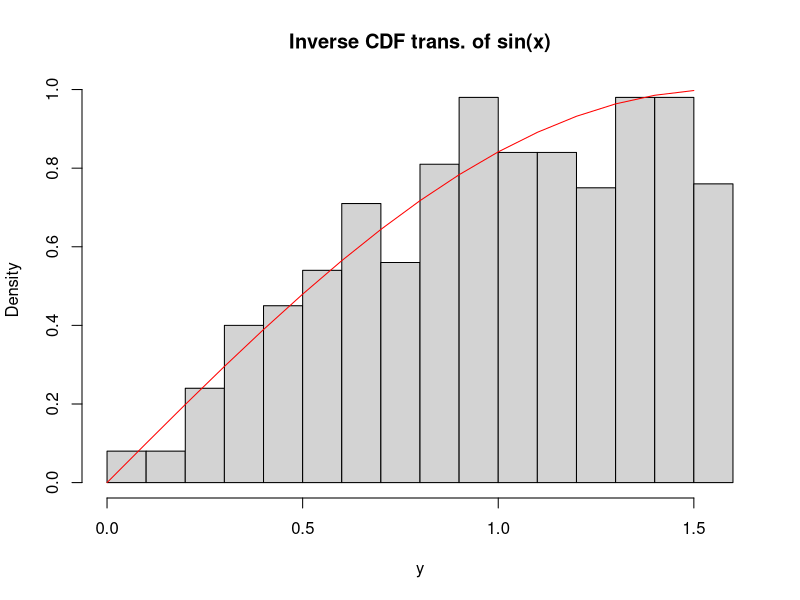
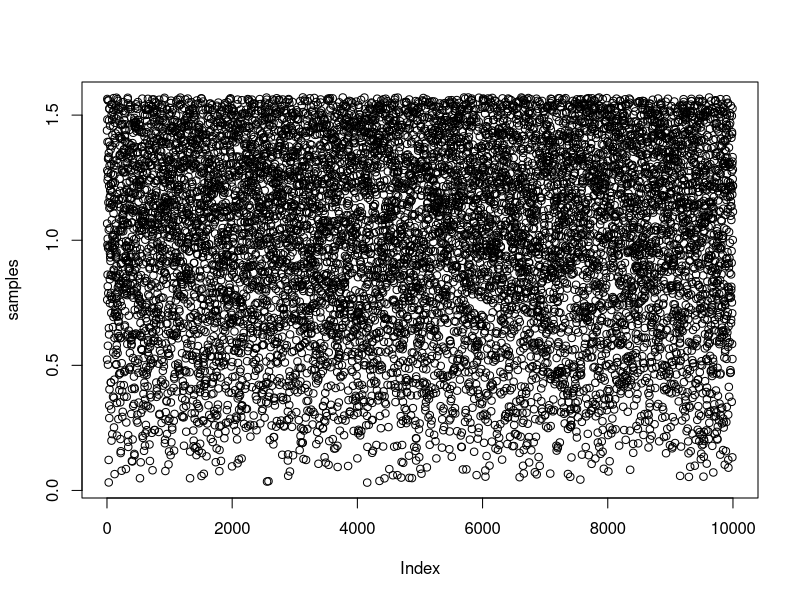
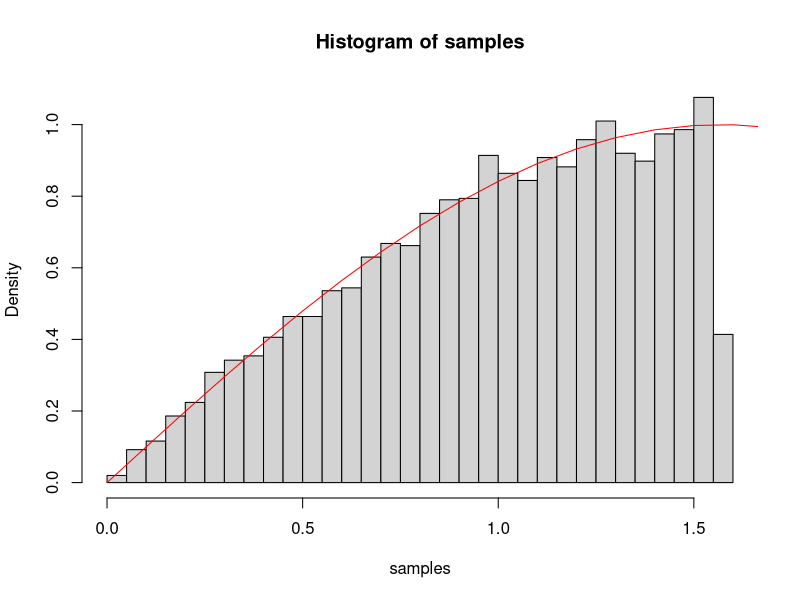
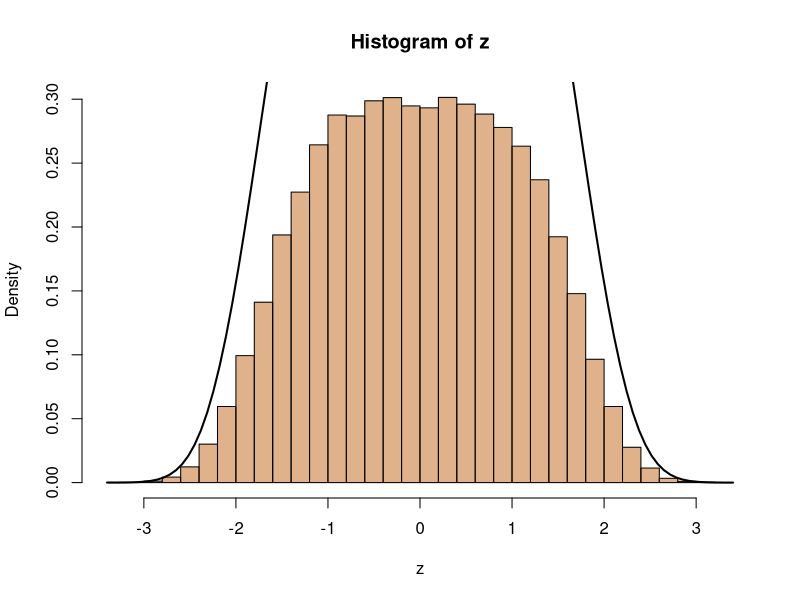

Here is the R script that generated these plots, in order: (Note: this script raises an error after producing the figures.)


### Problem 1
sin_rvgen = function(n=1000) {
  u = runif(n, max = (pi/2))
  x = sin(u)
  return(x)
}

isin_rvgen = function(n=1000) {
  u = runif(n)
  x = acos(1-u)
  return(x)
}

x = seq(0, pi/2, 0.1)
fx = sin(x)
y = isin_rvgen()
hist(y, freq = F, main = "Inverse CDF trans. of sin(x)")
lines(x, fx,  col="red")

## Part 2

arfunc = function(M) {
  while(TRUE) {
    # value between [0,1]
    u = runif(1)
    
    # value from envelope dist
    x = runif(1, min = 0, max = pi/2) 
    if(u <= sin(x) / dunif(x, min = 0, max = pi/2) * M) {
      return(x)
    }
  }
}

n = 10000
samples = rep(0,n)
for(i in 1:n) {
  samples[i] = arfunc(2/pi)
}

plot(samples)
hist(samples, freq = F, breaks = 30)
lines(seq(0, 2, 0.1), sin(seq(0, 2, 0.1)),  col="red")

### PRoblem 2
z = rgamma(1e5, shape = (1/4), rate = (1/12))
z = z^(1/4)
f = runif(1e5)
for(i in 1:1e5) {
  if(f[i] < 0.5) {
    z[i] = z[i] * -1
  }
}
hist(z, breaks = 30, freq = F, col = rgb(0.75,0.4,0.1,0.5)) # z is your sample
lambda = 1/12; alpha = 1/4
target <- function(x){exp(-lambda*x^(1/alpha))/
    integrate(function(x) exp(-lambda*x^(1/alpha)),0,Inf)$value}
curve(target,lwd=2,add=T)

#Problem 3
n = 10
x = rnorm(n*n, mean = 0, sd = 1)
m1 = matrix(data = x, nrow = n, ncol = n)
S_n = (1/n) * (t(m1) %*% m1)
ev = eigen(S_n)$values
Y = n * min(ev)

hist(rtrunc(1000, spec = 'norm', a=0, b=2), breaks = 30)

# hist(rexp(1000, rate = 0.000001), breaks = 30)
####
target = function(y) { ((1+sqrt(y)) / (2 * sqrt(y))) * exp(-1 * (y/2 + sqrt(y))) }

arfunc = function(M) {
  while(TRUE) {
    # value between [0,1]
    u = runif(1)
    
    # value from envelope dist
    x = rtrunc(1, spec = 'norm', a=0, b=2)
    if(u <= target(x) / dtrunc(x, spec = 'norm', a=0, b=2) * M) {
      return(x)
    }
  }
}

n = 10000
samples = rep(0,n)
for(i in 1:n) {
  samples[i] = arfunc(0.05)
}

plot(samples)
hist(samples, freq = F, breaks = 30)
lines(seq(0, 2, 0.1), target(seq(0, 2, 0.1)),  col="red")

N = (1/length(samples))
sum = 0
for(i in 1:length(samples)) {
  sum = sum + log(samples[i])
}
